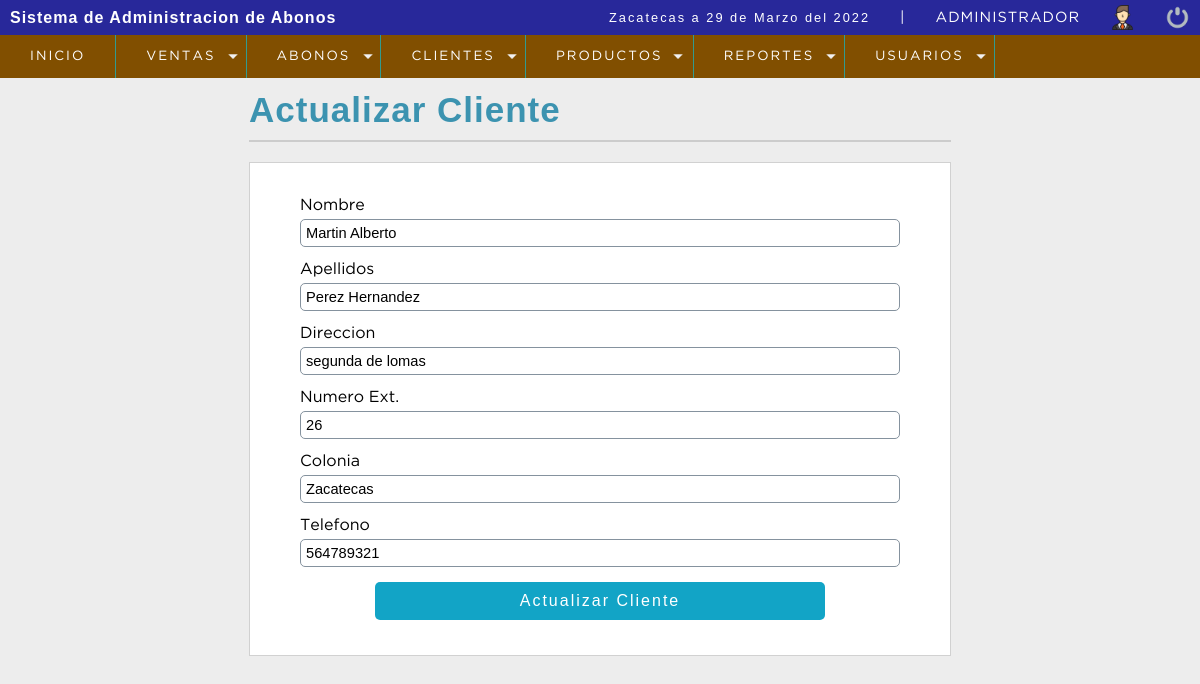
The app's page /sistema/editar_cliente.php?id=9 (signed in) with its own data.
### tables this page shows
CREATE TABLE `clientes` (
  `ID` int(6) NOT NULL,
  `nombre` text NOT NULL,
  `apellidos` text NOT NULL,
  `direccion` text NOT NULL,
  `no` text NOT NULL,
  `colonia` text NOT NULL,
  `telefono` int(11) NOT NULL,
  `estatus` int(11) NOT NULL DEFAULT 1
);

### sistema/editar_cliente.php (the view, shortened to what this page needs)
<?php
include "config/conect.php";
$id_cliente = $_GET['id'];
$sql = mysqli_query($conection,"SELECT * FROM clientes WHERE ID = $id_cliente");
	$resultsql = mysqli_num_rows($sql);
	if($resultsql == 0)	{
		header('location: lista_clientes.php');
	}else
	{
		while($data = mysqli_fetch_array($sql)){
			$nombre_cliente  	= $data['nombre'];
			$apellidos_cliente  = $data['apellidos'];
			$direccion_cliente  = $data['direccion'];
			$numero_dir 		= $data['no'];
			$colonia_cliente    = $data['colonia'];
			$telefono_cliente 	= $data['telefono'];
		}
	}
 ?>
<!DOCTYPE html>
<html lang="en">
<head>
	<?php include "includes/scripts.php"; ?>
</head>
<body>
	<?php include "includes/header.php"; ?>
	<section id="container">
		<div class="form_registro">
			<h1>Actualizar Cliente</h1>
			<hr>
			<form action="" method="post">
				<label for="nombre">Nombre</label>
				<input type="text" name="nombre" id="nombre" placeholder="Nombre Completo" value="<?php echo $nombre_cliente; ?>">
				<label for="apellidos">Apellidos</label>
				<input type="text" name="apellidos" id="apellidos" placeholder="Apellidos Completos" value="<?php echo $apellidos_cliente; ?>">
				<label for="direccion">Direccion</label>
				<input type="text" name="direccion" id="direccion" placeholder="Calle" value="<?php echo $direccion_cliente; ?>">
				<label for="numero_dir">Numero Ext.</label>
				<input type="number" name="numero_dir" id="numero_dir" placeholder="Numero Exterior" value="<?php echo $numero_dir; ?>">
				<label for="colonia">Colonia</label>
				<input type="text" name="colonia" id="colonia" placeholder="Colonia del Cliente" value="<?php echo $colonia_cliente; ?>">
				<label for="telefono">Telefono</label>
				<input type="number" name="telefono" id="telefono" placeholder="Ingrese Telefono del Cliente" value="<?php echo $telefono_cliente; ?>">
				<input type="submit" value="Actualizar Cliente" class="btn_save">
			</form>
		</div>
	</section>
</body>
</html>

### sistema/css/style.css (style rules this page uses)
* { margin: 0; padding: 0; box-sizing: border-box; }
body { background: #ededed; }
h1, h2, h3, h4, h5, h6 { font-family: 'arial'; font-weight: bold; letter-spacing: 1px; }
h1 { font-size: 1em; }
#container { padding: 90px 15px 15px; }
.form_registro { width: 60%; margin: auto; }
.form_registro h1 { color: #3c93b0; }
hr { border: 0; background: #CCC; height: 2px; margin: 10px 0; display: block; }
form { background: #FFF; margin: auto; padding: 20px 50px; border: 1px solid #d1d1d1; }
label { display: block; font-size: 12pt; font-family: 'GothamBook'; margin: 15px auto 5px auto; }
input { display: block; width: 100%; font-size: 11pt; padding: 5px; border: 1px solid #85929e; border-radius: 5px; }
.btn_save { width: 75%; font-size: 12pt; background: #12a4c6; padding: 10px; color: #FFF; letter-spacing: 2px; border: 0; cursor: pointer; margin: 15px auto; }
#container h1 { font-size: 35px; display: inline-block; }

### records on screen
clientes: nombre "Martin Alberto", apellidos "Perez Hernandez", direccion "segunda de lomas", numero_dir "26", colonia "Zacatecas", telefono "564789321"

### other values on screen
fechaC() "29 de Marzo del 2022"
$_SESSION['Nombre'] "ADMINISTRADOR"
